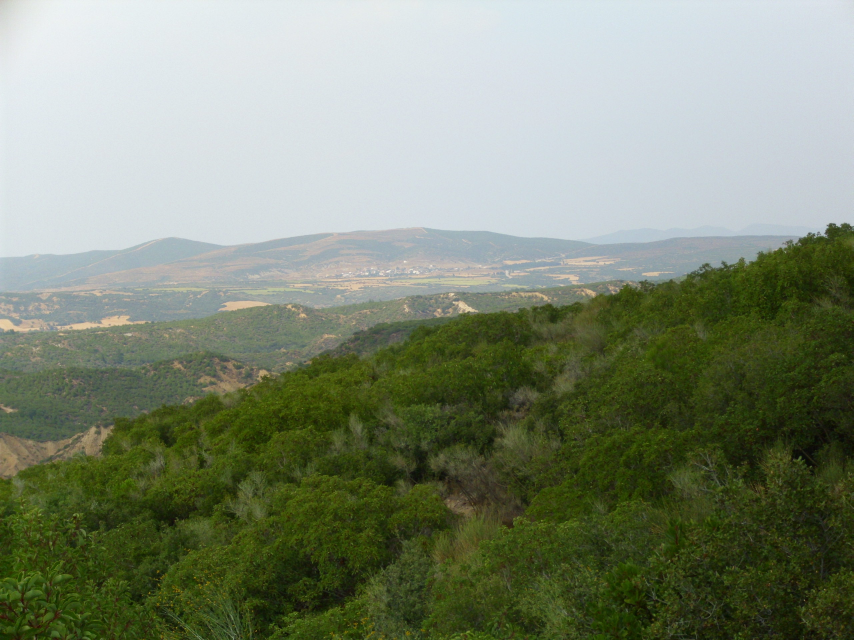
#> input picture episodes/canakkale-kayip-tabur/img/anafartalar_tepeler.jpg, 2560 x 1920 px (shown at 1/3 size)
$ python sis_katmani.py img/anafartalar_tepeler.jpg img/azmak_mezarligi.jpg
#> lines starting #> are read from the running program, lines starting #| are printed output that depends on the picture; long printed decimals are rounded
"""Suvla fotoğrafına ovaya oturmuş alçak bulut katmanı ekler (C2kk S2 duman katmanı gibi; STIL §6 ek katman).

    python sis_katmani.py <src.jpg> <out.jpg> [--mode fog|loaf] [--seed N] [--col N]

v5: arkaplan.py bu betiği renk düzeltilmiş fotoğrafla çağırır (--mode fog --seed 11 --col 222 --alpha <png>),
sonra kare kırpar (820, 644, 2120, 1944) ve tabur siluetlerini ekler. Alt kenar artık dalgalı (bot gürültülü,
sönme 160 px); üst kenar v4 ile aynı.

Koordinatlar kaynak görselin pikselleridir (2592x1944).
"""
import sys
import numpy as np
from PIL import Image, ImageFilter

src, out = sys.argv[1], sys.argv[2]
mode = "fog"
seed = 7
for i, a in enumerate(sys.argv):
    if a == "--mode":
        mode = sys.argv[i + 1]
    if a == "--seed":
        seed = int(sys.argv[i + 1])

im = Image.open(src).convert("RGB")
#> im is the input picture: PIL image 2560x1920 RGB; mean R, G, B 127.5, 137, 116.3
W, H = im.size
#> W = 2560; H = 1920
rng = np.random.default_rng(seed)


def octave_noise(w, h, grids=((6, 5), (12, 9), (24, 18), (48, 36), (96, 72)), weights=(1, .55, .3, .16, .08)):
#> called with w = 2560, h = 1920, weights = (1, 0.55, 0.3, 0.16, 0.08)
    acc = np.zeros((h, w), np.float32)
    for (gx, gy), wt in zip(grids, weights):
        g = rng.standard_normal((gy, gx)).astype(np.float32)
        gi = Image.fromarray(g).resize((w, h), Image.BICUBIC)
        acc += wt * np.asarray(gi, np.float32)
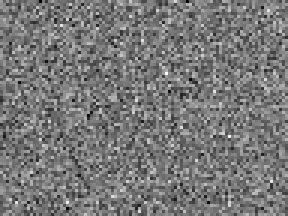
#> g: shape (72, 96) float32 (shown 3 times larger); min -3.66, max 4.06, mean -0.0137; drawn with min black and max white
    acc -= acc.min()
    acc /= acc.max()
    return acc


def smooth(t):
    t = np.clip(t, 0, 1)
    return t * t * (3 - 2 * t)


X, Y = np.meshgrid(np.arange(W, dtype=np.float32), np.arange(H, dtype=np.float32))
n = octave_noise(W, H)
n2 = octave_noise(W, H, grids=((10, 8), (20, 15), (40, 30), (80, 60), (160, 120)), weights=(1, .6, .35, .2, .1))
#> call 2 of octave_noise, with w = 2560, h = 1920, weights = (1, 0.6, 0.35, 0.2, 0.1)
#> after the loop in octave_noise (call 2), `for (gx, gy), wt in zip(grids, weights):`:
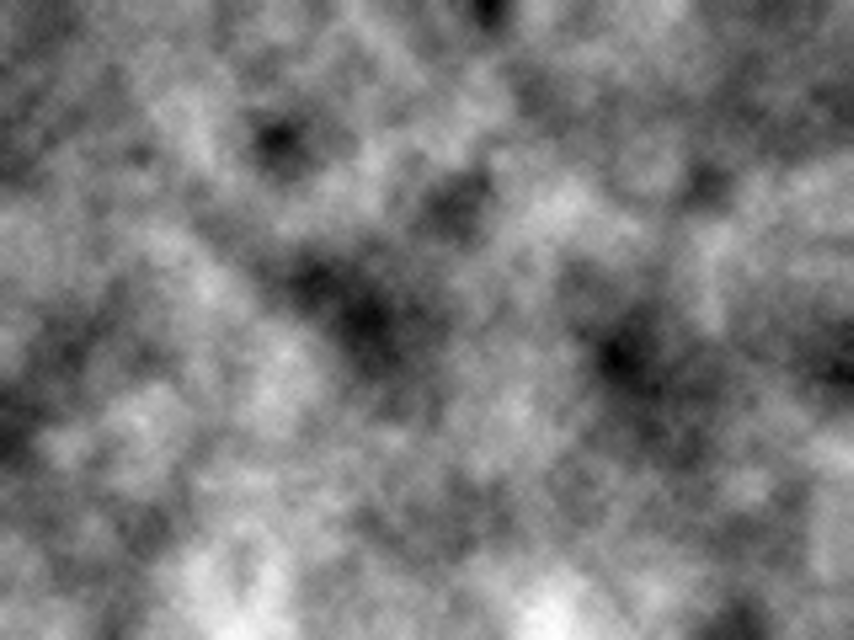
#> acc: shape (1920, 2560) float32 (shown at 1/3 size); min -3.64, max 4.41, mean 0.251; drawn with min black and max white
#> after the loop in octave_noise (call 2), `for (gx, gy), wt in zip(grids, weights):`:
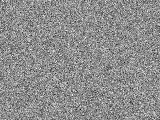
#> g: shape (120, 160) float32; min -4.5, max 3.58, mean -0.00883; drawn with min black and max white

if mode == "fog":
    # üst kenar: dalgalı, x'e göre hafif eğimli (ova uzaklaştıkça yukarı)
    xs = np.arange(W, dtype=np.float32)
#> xs = 2560 values from 0 to 2559
    top_noise = octave_noise(W, 1, grids=((7, 1), (15, 1), (31, 1)), weights=(1, .5, .25))[0]
#> top_noise = 2560 values, max 1 at index 2123, min 0 at index 360, mean 0.4
    top = 935 + 90 * (top_noise - 0.5) + (xs - 1400) * 0.02
#> top = 2560 values, max 994.5 at index 2125, min 865.4 at index 0, mean 923.6
    # üst kenar biraz daha belirgin ve kabarık (bulut tepesi), alt kenar tepelerin içine yavaşça söner
    billow = octave_noise(W, H, grids=((30, 8), (60, 16), (120, 32)), weights=(1, .5, .25))
#> call 4 of octave_noise, with w = 2560, h = 1920, grids = ((30, 8), (60, 16), (120, 32)), weights = (1, 0.5, 0.25)
#> after the loop in octave_noise (call 4), `for (gx, gy), wt in zip(grids, weights):`:
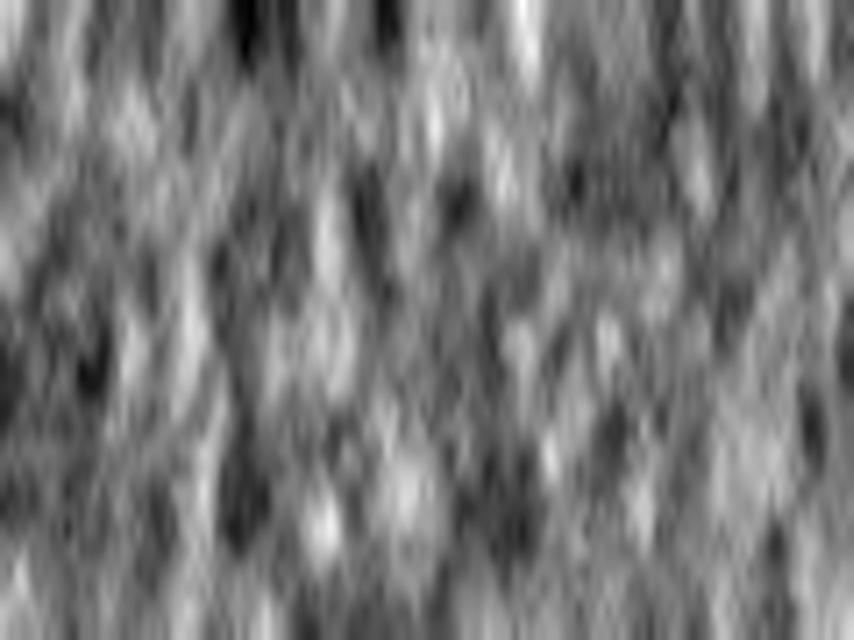
#> acc: shape (1920, 2560) float32 (shown at 1/3 size); min -3.19, max 3.73, mean 0.028; drawn with min black and max white
    # v5: alt kenar düz cetvel çizgisi değil, dalgalı (gürültü billow'dan SONRA üretilir: üst kenar v4 ile aynı kalır)
    bot = 1330 + 110 * (octave_noise(W, 1, grids=((9, 1), (19, 1), (41, 1)), weights=(1, .5, .25))[0][None, :] - 0.5)
    edge = top[None, :] - 45 * (billow - 0.5)
    v = smooth((Y - edge) / 38.0) * (1 - smooth((Y - bot) / 160.0))
    # yatay: merkez yoğun, en sağ ve en sol (deniz) daha seyrek
    hcx = smooth((X - 300) / 500.0) * (1 - smooth((X - 2300) / 400.0))
    a = v * hcx * (0.55 + 0.6 * n)
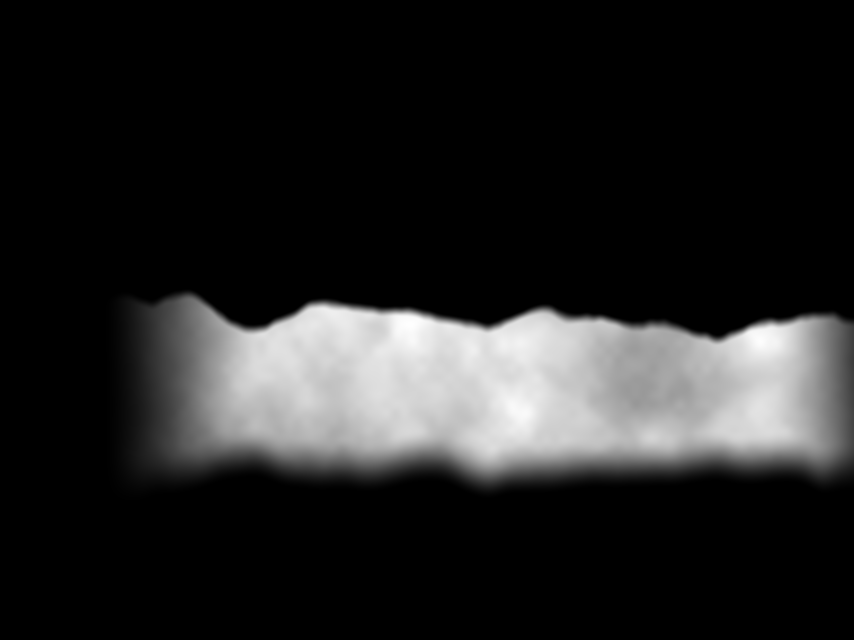
#> a: shape (1920, 2560) float32 (shown at 1/3 size); min 0, max 1.07, mean 0.146; drawn with min black and max white
    a = np.clip(a, 0, 0.92)
elif mode == "loaf":
    # tek, yoğun, "somun" biçimli bulut: düz taban, kabarık üst (1965 ifadesi)
    cx, base_y, half_w, height = 1450, 1180, 700, 260
    dx = (X - cx) / half_w
    prof = np.sqrt(np.clip(1 - dx ** 2, 0, 1)) ** 0.6
    bump = octave_noise(W, 1, grids=((9, 1), (19, 1), (41, 1)), weights=(1, .5, .3))[0]
    topy = base_y - height * prof * (0.75 + 0.5 * bump[None, :])
    inside = smooth((Y - topy) / 35.0) * (1 - smooth((Y - base_y) / 90.0))
    a = inside * (0.75 + 0.35 * n2)
    a = np.clip(a, 0, 0.95)

a_img = Image.fromarray((a * 255).astype(np.uint8)).filter(ImageFilter.GaussianBlur(6))
a = np.asarray(a_img, np.float32) / 255.0

# renk: güneşli tarafta sıcak beyaz, gölgede mavimsi gri; dokuyla gölgelendir
shade = 0.86 + 0.14 * n2
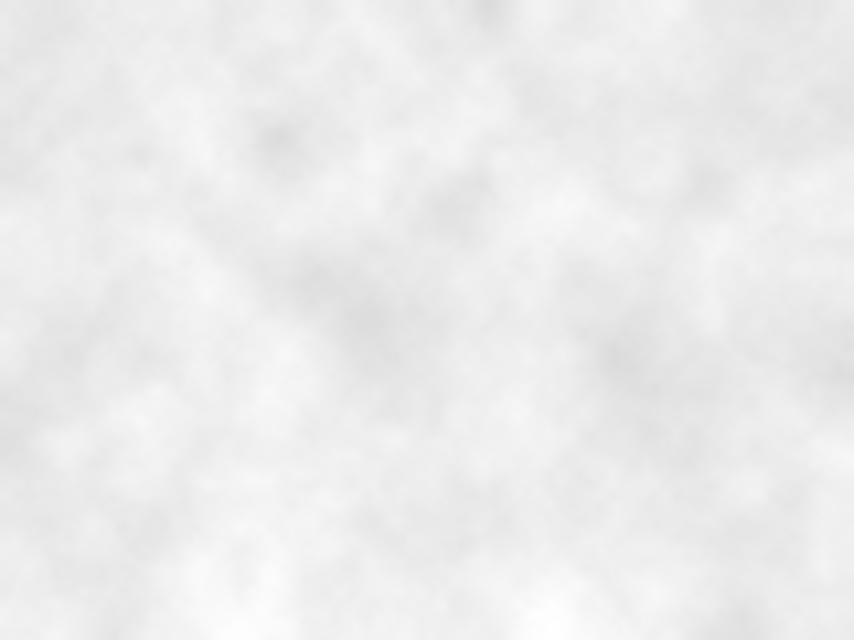
#> shade: shape (1920, 2560) float32 (shown at 1/3 size); min 0.86, max 1, mean 0.928
FC = float(next((sys.argv[i + 1] for i, a in enumerate(sys.argv) if a == "--col"), 236))
#> FC = 236
col = np.stack([FC * shade, FC * shade, (FC + 4) * shade], -1)
base = np.asarray(im, np.float32)
outa = base * (1 - a[..., None]) + col * a[..., None]
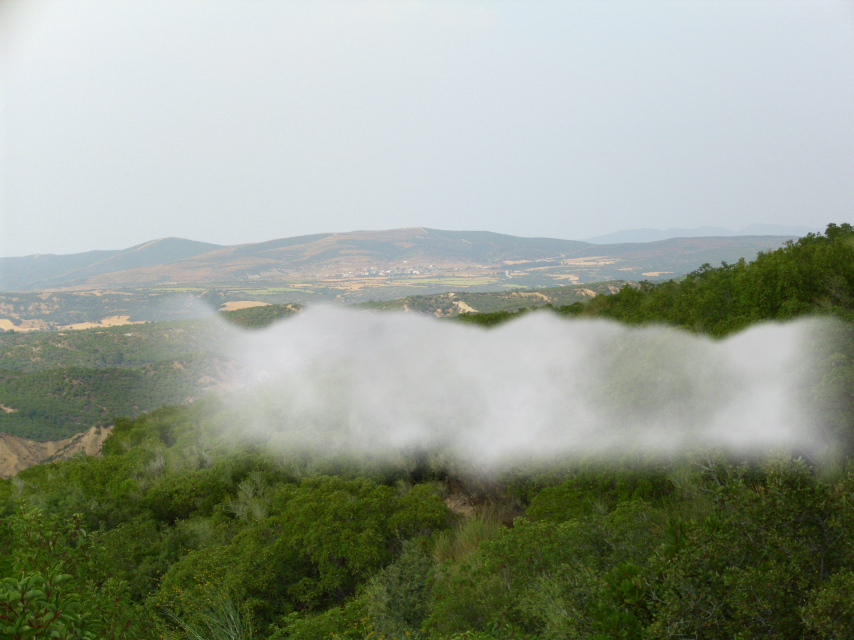
#> outa: shape (1920, 2560, 3) float32 (shown at 1/3 size); mean R, G, B 151, 157.8, 140.3
Image.fromarray(np.clip(outa, 0, 255).astype(np.uint8)).save(out, quality=93)
if "--alpha" in sys.argv:  # v5: katmanın alfasını ayrıca kaydet (tabur siluetleri bulutun içinde sönsün)
    Image.fromarray((a * 255).astype(np.uint8)).save(sys.argv[sys.argv.index("--alpha") + 1])
print(out, mode, "max alpha", float(a.max()))
#| img/azmak_mezarligi.jpg fog max alpha 0.9176

$ run again, on episodes/canakkale-kayip-tabur/img/buyukanafarta.jpg
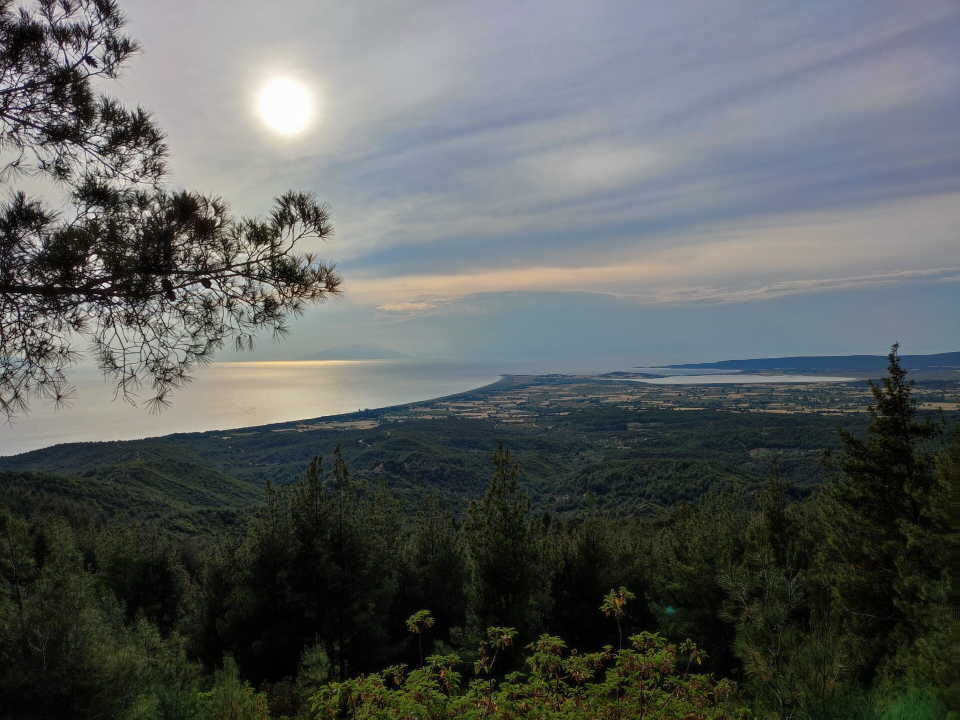
#> input picture episodes/canakkale-kayip-tabur/img/buyukanafarta.jpg, 1920 x 1440 px (shown at 1/2 size)
#> im is the input picture: PIL image 1920x1440 RGB; mean R, G, B 90.6, 94.8, 93.3
#> top_noise = 1920 values, max 1 at index 1592, min 0 at index 270, mean 0.4
#> top = 1920 values, max 983.9 at index 1593, min 865.4 at index 0, mean 917.2
#> `a = v * hcx * (0.55 + 0.6 * n)`:
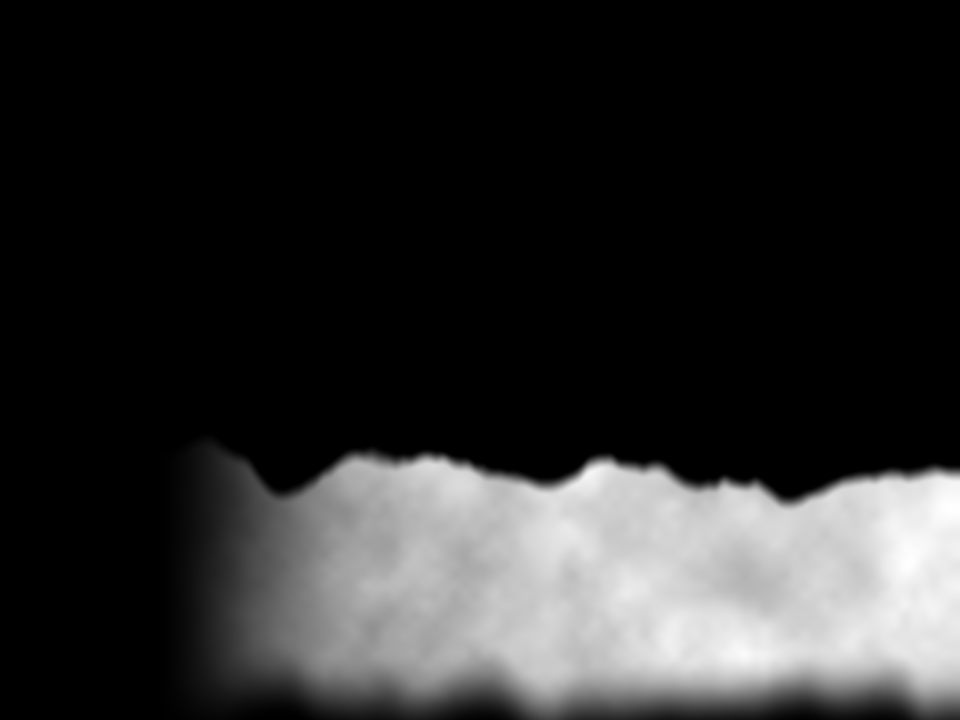
#> a: shape (1440, 1920) float32 (shown at 1/2 size); min 0, max 1.06, mean 0.184; drawn with min black and max white
#> FC = 236
#> `outa = base * (1 - a[..., None]) + col * a[..., None]`:
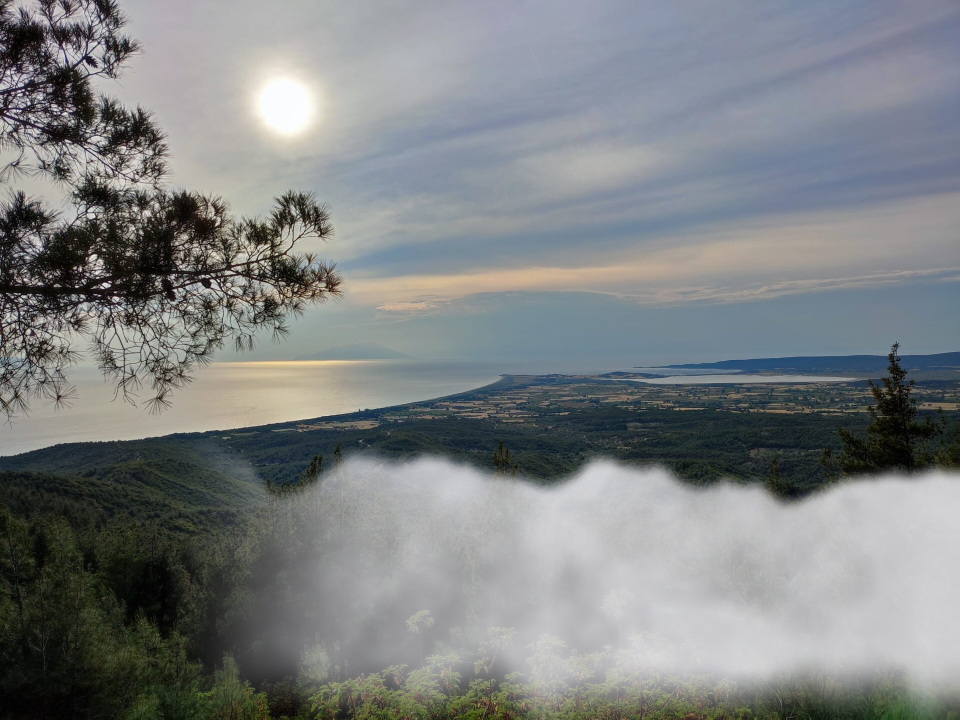
#> outa: shape (1440, 1920, 3) float32 (shown at 1/2 size); mean R, G, B 125.9, 129.4, 130.7
#| img/buyukanafarta.jpg fog max alpha 0.9176

$ run again, on episodes/canakkale-kayip-tabur/img/chunuk_bair_suvla_view.jpg
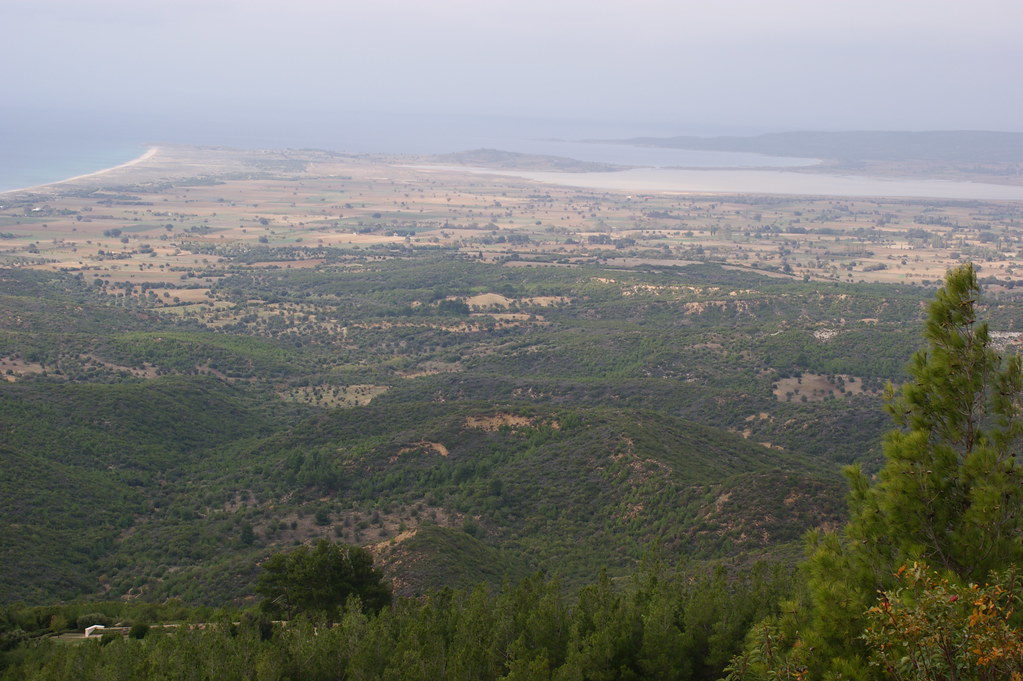
#> input picture episodes/canakkale-kayip-tabur/img/chunuk_bair_suvla_view.jpg, 1023 x 681 px
#> im is the input picture: PIL image 1023x681 RGB; mean R, G, B 120.9, 122.5, 117.6
#> top_noise = 1023 values, max 1 at index 848, min 0 at index 143, mean 0.4
#> top = 1023 values, max 969 at index 849, min 864.9 at index 143, mean 908.2
#> `edge = top[None, :] - 45 * (billow - 0.5)`:
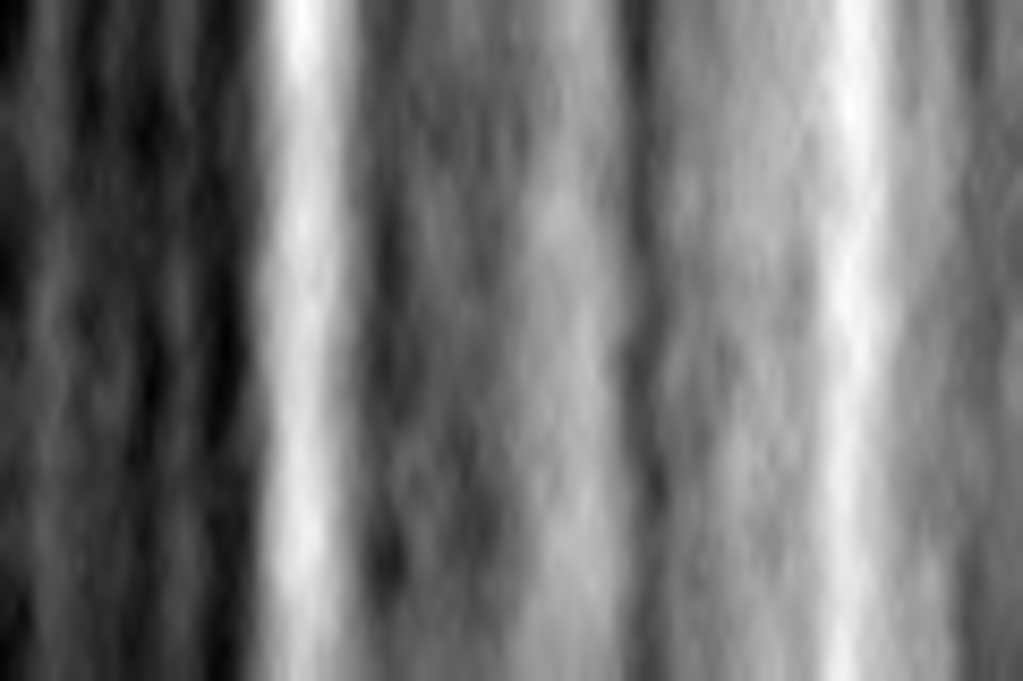
#> edge: shape (681, 1023) float32; min 851.2, max 979.9, mean 909.8; drawn with min black and max white
#> t: shape (681, 1023) float32; every value is 0
#> a_img: PIL image 1023x681 L; every value is 0
#> FC = 236
#| img/chunuk_bair_suvla_view.jpg fog max alpha 0.0
